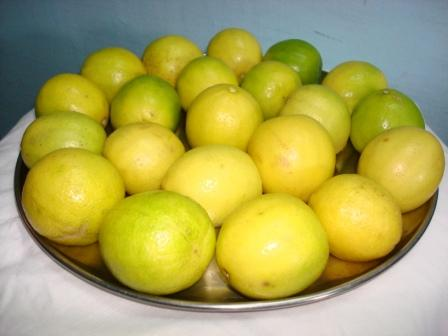
#> input picture ImageSegmentation/LemonInRangeHough/Lemons3.JPG, 448 x 336 px, found by its file name
$ python LemonBlob.py
#> lines starting #> are read from the running program, lines starting #| are printed output that depends on the picture; after the words box and inside, x2 and y2 are one past the last pixel; in counts of white or black regions, pixels touching at a corner belong together
# -*- coding: utf-8 -*-
"""
Created on Tue May 16 21:40:23 2017

@author: Shresth
"""

import cv2
import numpy as np;

# Read image
img = cv2.imread("Lemons3.jpg")
#> img is the input picture: shape (336, 448, 3); mean B, G, R 86.3, 166.2, 172.6

hsv= cv2.cvtColor(img, cv2.COLOR_BGR2HSV )
#> hsv: shape (336, 448, 3); mean H, S, V 45.5, 143.8, 180.4
#Filter by green color
yellow = np.array([20,0,0])
green=np.array([50,255,255])

mask=cv2.inRange(hsv, yellow, green)
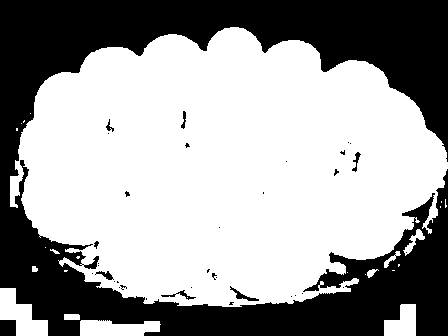
#> mask: shape (336, 448); 62.2% white; 37 black regions (28 under 20 px), largest, box (x1, y1, x2, y2) and area: (0, 0, 448, 336) 56096, (0, 320, 16, 336) 256, (230, 286, 259, 301) 111
res=cv2.bitwise_and(img, img, mask=mask)
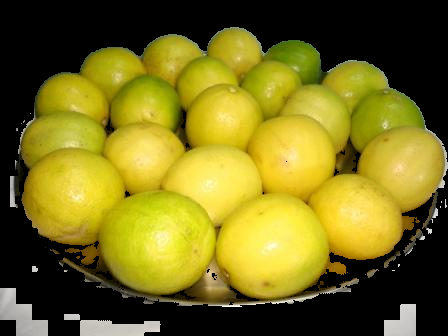
#> res: shape (336, 448, 3); mean B, G, R 28.4, 109.4, 118.9


resgrey=cv2.cvtColor(res,cv2.COLOR_BGR2GRAY)
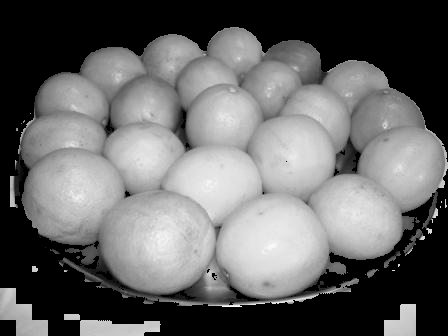
#> resgrey: shape (336, 448); min 0, max 253, mean 103
th3 = cv2.adaptiveThreshold(resgrey,255,cv2.ADAPTIVE_THRESH_GAUSSIAN_C,\
            cv2.THRESH_BINARY,11,2)
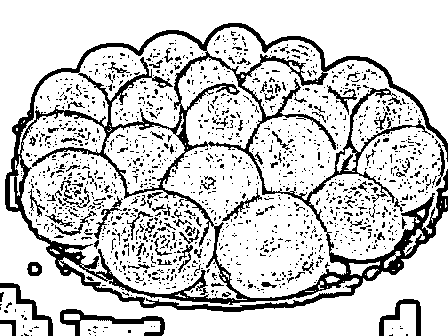
#> th3: shape (336, 448); 80.5% white; 1448 black regions (1339 under 20 px), largest, box (x1, y1, x2, y2) and area: (5, 23, 448, 312) 16904, (60, 309, 165, 336) 813, (379, 299, 421, 336) 478

th3=cv2.medianBlur(th3,3 )
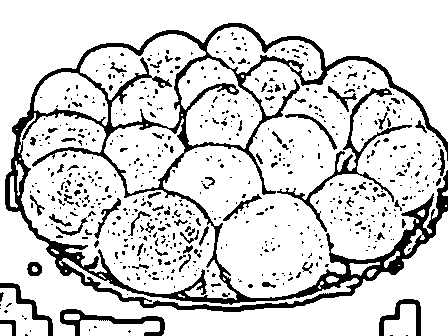
#> th3: shape (336, 448); 83.3% white; 616 black regions (533 under 20 px), largest, box (x1, y1, x2, y2) and area: (5, 23, 448, 312) 15273, (277, 88, 412, 232) 1400, (60, 309, 165, 336) 821
cv2.imshow('blur',th3)
cv2.waitKey(0   )

# Set up the detector with default parameters.
detector = cv2.SimpleBlobDetector_create()

# Detect blobs.
keypoints = detector.detect(th3)
#> keypoints = 5 keypoints; (x, y, size): (438, 182, 6.8), (96, 243, 6.6), (152, 114, 6.2), (260, 213, 6.1), (59, 236, 5.3)

# Draw detected blobs as red circles.
# cv2.DRAW_MATCHES_FLAGS_DRAW_RICH_KEYPOINTS ensures the size of the circle corresponds to the size of blob
im_with_keypoints = cv2.drawKeypoints(img, keypoints, np.array([]), (0,0,255), cv2.DRAW_MATCHES_FLAGS_DRAW_RICH_KEYPOINTS)

# Show keypoints
cv2.imshow("Keypoints", im_with_keypoints)
cv2.waitKey(0)

$ run again, with ImageSegmentation/LemonInRangeHough/lemons2.jpg copied over ImageSegmentation/LemonInRangeHough/Lemons3.JPG
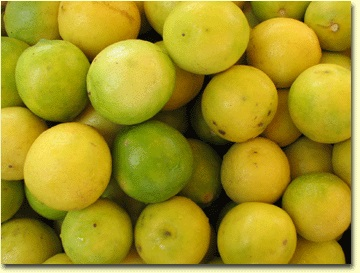
#> input picture ImageSegmentation/LemonInRangeHough/lemons2.jpg, 360 x 273 px, found by its file name
#> img is the input picture: shape (273, 360, 3); mean B, G, R 34.6, 149.5, 164.6
#> hsv: shape (273, 360, 3); mean H, S, V 26.9, 207.2, 166.3
#> `mask=cv2.inRange(hsv, yellow, green)`:
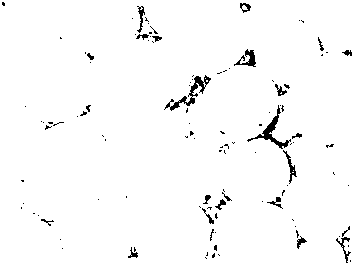
#> mask: shape (273, 360); 97.8% white; 111 black regions (87 under 20 px), largest, box (x1, y1, x2, y2) and area: (164, 75, 211, 111) 343, (247, 105, 291, 149) 325, (234, 49, 256, 67) 162
#> `th3=cv2.medianBlur(th3,3 )`:
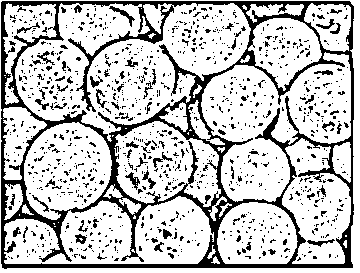
#> th3: shape (273, 360); 76.8% white; 1062 black regions (994 under 20 px), largest, box (x1, y1, x2, y2) and area: (1, 1, 354, 269) 15652, (109, 6, 135, 27) 118, (125, 172, 140, 190) 93
#> keypoints = 7 keypoints; (x, y, size): (221, 132, 6.6), (253, 152, 6.5), (171, 255, 6.4), (243, 98, 6.1), (63, 47, 5.8), (238, 238, 5.8), (285, 242, 5.8)
